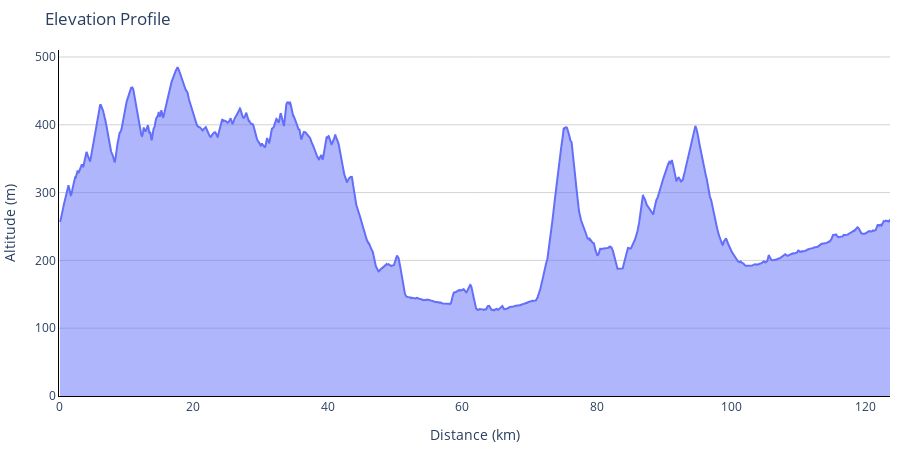

Write notebook code for a chart like this one.
### Code cell
plot_elevation_profile(data)

### Figure 1 — Plotly figure (JSON) as saved in the notebook; plotly's stock layout.template omitted (floating-point values rounded to 4 significant figures; data arrays with more than 128 entries replaced by an {"elided": "..."} marker saying what was removed)
{"data": [{"customdata": {"elided": "13541x2 mixed values"}, "fill": "tozeroy", "hovertemplate": "Time elapsed: %{customdata[0]}<br>Distance: %{x:.2f} km<br>Altitude: %{y:.0f} m<br>Grade: %{customdata[1]}", "mode": "lines", "name": "", "type": "scatter", "x": {"elided": "13541 float values"}, "y": {"elided": "13541 float values"}}], "layout": {"height": 450, "hovermode": "closest", "margin": {"b": 10, "l": 10, "r": 10, "t": 50}, "plot_bgcolor": "rgba(0,0,0,0)", "title": {"text": "Elevation Profile"}, "xaxis": {"linecolor": "black", "showgrid": true, "title": {"text": "Distance (km)"}}, "yaxis": {"gridcolor": "lightgrey", "gridwidth": 1, "linecolor": "black", "showgrid": true, "title": {"text": "Altitude (m)"}}}}
